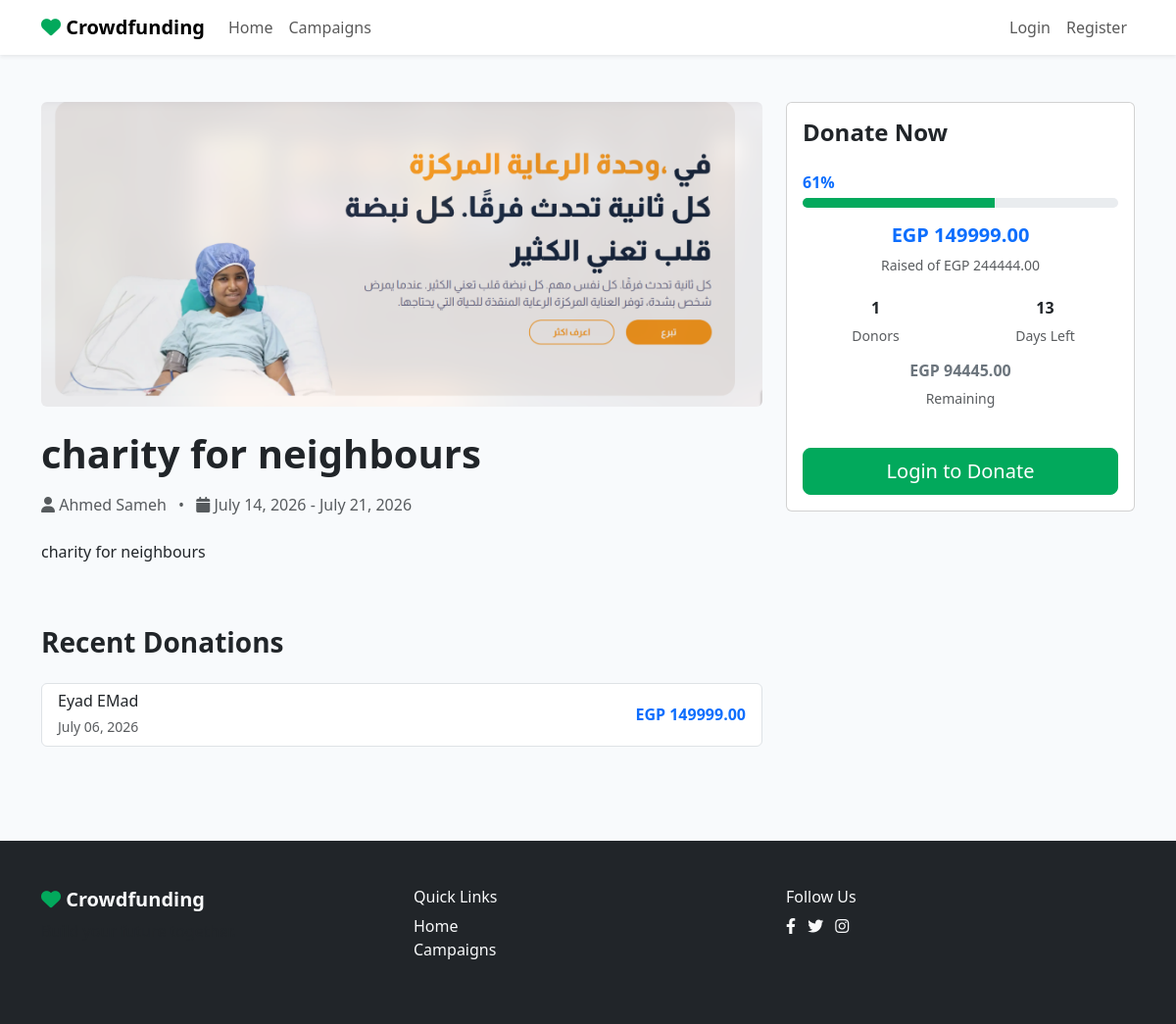
Before: /campaigns/3/ with the older database file.
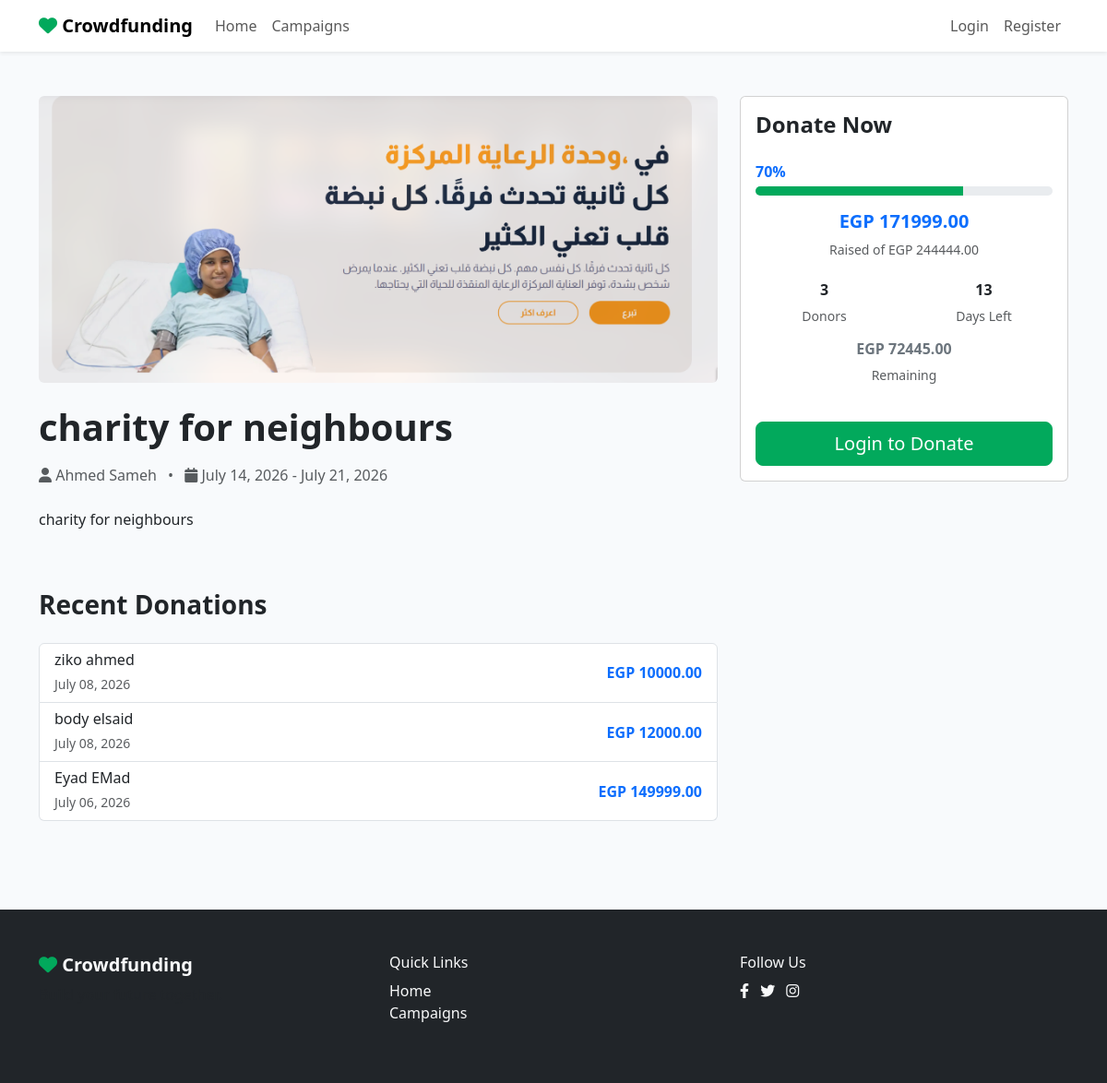
After: the same page with the newer database file.
### projects/models.py (models this page shows, shortened)
class Campaign(models.Model):
    owner = models.ForeignKey(settings.AUTH_USER_MODEL, on_delete=models.CASCADE, related_name='campaigns')
    title = models.CharField(max_length=255)
    short_description = models.CharField(max_length=500)
    story = models.TextField()
    category = models.ForeignKey(Category, on_delete=models.CASCADE, related_name='campaigns')
    goal_amount = models.DecimalField(max_digits=12, decimal_places=2)
    raised_amount = models.DecimalField(max_digits=12, decimal_places=2, default=0.00)
    start_date = models.DateField()
    end_date = models.DateField()
    cover_image = models.ImageField(upload_to='campaign_covers/')
    is_featured = models.BooleanField(default=False)
    created_at = models.DateTimeField(auto_now_add=True)
    updated_at = models.DateTimeField(auto_now=True)
    def get_progress_percentage(self):
        if self.goal_amount == 0:
            return 0
        try:
            percentage = (float(self.raised_amount) / float(self.goal_amount)) * 100
            return round(min(100, percentage))
        except (ZeroDivisionError, TypeError):
            return 0
    def get_days_left(self):
        today = date.today()
        if today > self.end_date:
            return 0
        return (self.end_date - today).days
    def get_donor_count(self):
        return self.donations.values('donor').distinct().count()

class Donation(models.Model):
    donor = models.ForeignKey(settings.AUTH_USER_MODEL, on_delete=models.CASCADE, related_name='donations')
    campaign = models.ForeignKey(Campaign, on_delete=models.CASCADE, related_name='donations')
    amount = models.DecimalField(max_digits=12, decimal_places=2)
    donated_at = models.DateTimeField(auto_now_add=True)
    class Meta:
        ordering = ['-donated_at']

### accounts/models.py (models this page shows)
class User(AbstractUser):
    mobile_phone = models.CharField(
        max_length=11,
        validators=[
            RegexValidator(
                regex=r'^01[0125][0-9]{8}$',
                message='Enter a valid Egyptian mobile number.'
            )
        ],
        unique=True
    )
    avatar = models.ImageField(upload_to='avatars/', blank=True, null=True)
    created_at = models.DateTimeField(auto_now_add=True)

### projects/views.py (the view)
# urls.py: path('campaigns/<int:pk>/', views.campaign_detail, name='campaign_detail'),
def campaign_detail(request, pk):
    campaign = get_object_or_404(Campaign, pk=pk)
    donations = Donation.objects.filter(campaign=campaign)[:10]
    total_raised = campaign.raised_amount
    number_of_donors = campaign.get_donor_count()
    funding_percentage = campaign.get_progress_percentage()
    remaining_amount = max(0, campaign.goal_amount - total_raised)
    if request.method == 'POST' and request.user.is_authenticated:
        form = DonationForm(request.POST, campaign=campaign, user=request.user)
        if form.is_valid():
            donation = form.save(commit=False)
            donation.donor = request.user
            donation.campaign = campaign
            donation.save()
            messages.success(request, "Thank you for your donation!")
            return redirect('campaign_detail', pk=campaign.pk)
        else:
            for field, errors in form.errors.items():
                for error in errors:
                    messages.error(request, f"{form.fields[field].label if field != '__all__' else 'Error'}: {error}")
    else:
        form = DonationForm(campaign=campaign, user=request.user)
    return render(request, 'projects/campaign_detail.html', {
        'campaign': campaign,
        'donations': donations,
        'form': form,
        'total_raised': total_raised,
        'number_of_donors': number_of_donors,
        'funding_percentage': funding_percentage,
        'remaining_amount': remaining_amount,
    })

### projects/context_processors.py (called while the page is built)
def categories_processor(request):
    return {'all_categories': Category.objects.all()}

### templates/projects/campaign_detail.html (shortened to what the changed rows need)
{% extends "base.html" %}
{% block content %}
<section class="py-5">
    <div class="container">
        <div class="row">
            <div class="col-lg-8">
                {% if campaign.cover_image %}
                    <img src="{{ campaign.cover_image.url }}" class="img-fluid rounded mb-4" alt="{{ campaign.title }}">
                {% endif %}
                <h1 class="fw-bold mb-3">{{ campaign.title }}</h1>
                <p class="text-muted mb-4">
                    <i class="fas fa-user"></i> {{ campaign.owner.first_name }} {{ campaign.owner.last_name }}
                    <span class="mx-2">•</span>
                    <i class="fas fa-calendar"></i> {{ campaign.start_date|date:"F d, Y" }} - {{ campaign.end_date|date:"F d, Y" }}
                </p>
                <p>{{ campaign.story|linebreaks }}</p>
            </div>
            <div class="col-lg-4">
                <div class="card sticky-top" style="top: 100px;">
                    <div class="card-body">
                        <div class="d-flex justify-content-between mb-1">
                            <span class="fw-bold text-primary">{{ funding_percentage|floatformat:"0" }}%</span>
                        </div>
                        <div class="progress mb-3" style="height: 10px;">
                            <div class="progress-bar" role="progressbar" style="width: {{ funding_percentage|floatformat:"0" }}%;" aria-valuenow="{{ funding_percentage|floatformat:"0" }}" aria-valuemin="0" aria-valuemax="100"></div>
                        </div>
                        <div class="row text-center mb-4">
                            <div class="col-12 mb-2">
                                <h5 class="fw-bold text-primary">EGP {{ total_raised }}</h5>
                                <p class="text-muted small">Raised of EGP {{ campaign.goal_amount }}</p>
                            </div>
                            <div class="col-6">
                                <h6 class="fw-bold">{{ number_of_donors }}</h6>
                                <p class="text-muted small">Donors</p>
                            </div>
                            <div class="col-6">
                                <h6 class="fw-bold">{{ campaign.get_days_left }}</h6>
                                <p class="text-muted small">Days Left</p>
                            </div>
                            <div class="col-12">
                                <h6 class="fw-bold text-secondary">EGP {{ remaining_amount }}</h6>
                                <p class="text-muted small">Remaining</p>
                            </div>
                        </div>
                    </div>
                </div>
            </div>
        </div>
        {% if donations %}
            <div class="row mt-5">
                <div class="col-lg-8">
                    <div class="list-group">
                        {% for donation in donations %}
                            <div class="list-group-item">
                                <div class="d-flex justify-content-between align-items-center">
                                    <div>
                                        <h6 class="mb-1">{{ donation.donor.first_name }} {{ donation.donor.last_name }}</h6>
                                        <small class="text-muted">{{ donation.donated_at|date:"F d, Y" }}</small>
                                    </div>
                                    <span class="fw-bold text-primary">EGP {{ donation.amount }}</span>
                                </div>
                            </div>
                        {% endfor %}
                    </div>
                </div>
            </div>
        {% endif %}
    </div>
</section>
{% endblock %}

Changed rows visible on the page:
changed Campaign "charity for neighbours": raised_amount "149999.00" → "171999.00"
added Donation: donor.first_name "ziko", donor.last_name "ahmed", donated_at "July 08, 2026", amount "10000.00"
added Donation: donor.first_name "body", donor.last_name "elsaid", donated_at "July 08, 2026", amount "12000.00"
Other visible differences:
{{ funding_percentage|floatformat:"0" }}: "61" → "70"
{{ funding_percentage|floatformat:"0" }}: 61 → 70 (drawn)
{{ number_of_donors }}: "1" → "3"
{{ remaining_amount }}: "94445.00" → "72445.00"
